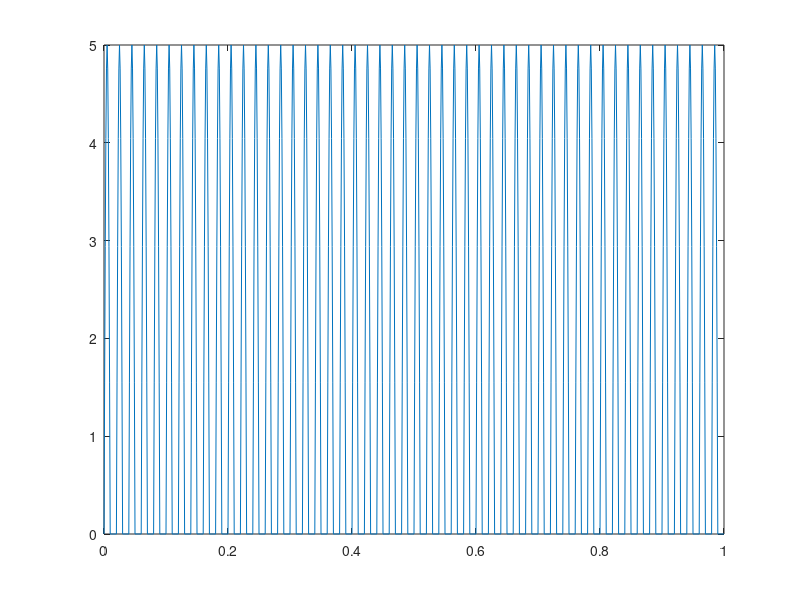

This figure's MATLAB source: (Note: this script raises an error after producing the figure.)
t = 0:0.001:1;
x = 5 * sin(2 * pi * 50 * t);
for j = 1 :1001
if (x(j) >= 0)
 k(j) = 5*sin(2* pi* 50 * t(j));
else
 k(j) = 0;
end
end
plot(t,k);
Y = cast(k,'uint8');
Hd = dfilt.dffir(Y);
Hd.Arithmetic = 'fixed';
Hd.CoeffWordLength = 8;
coewrite(Hd, 10, 'mycoefile');